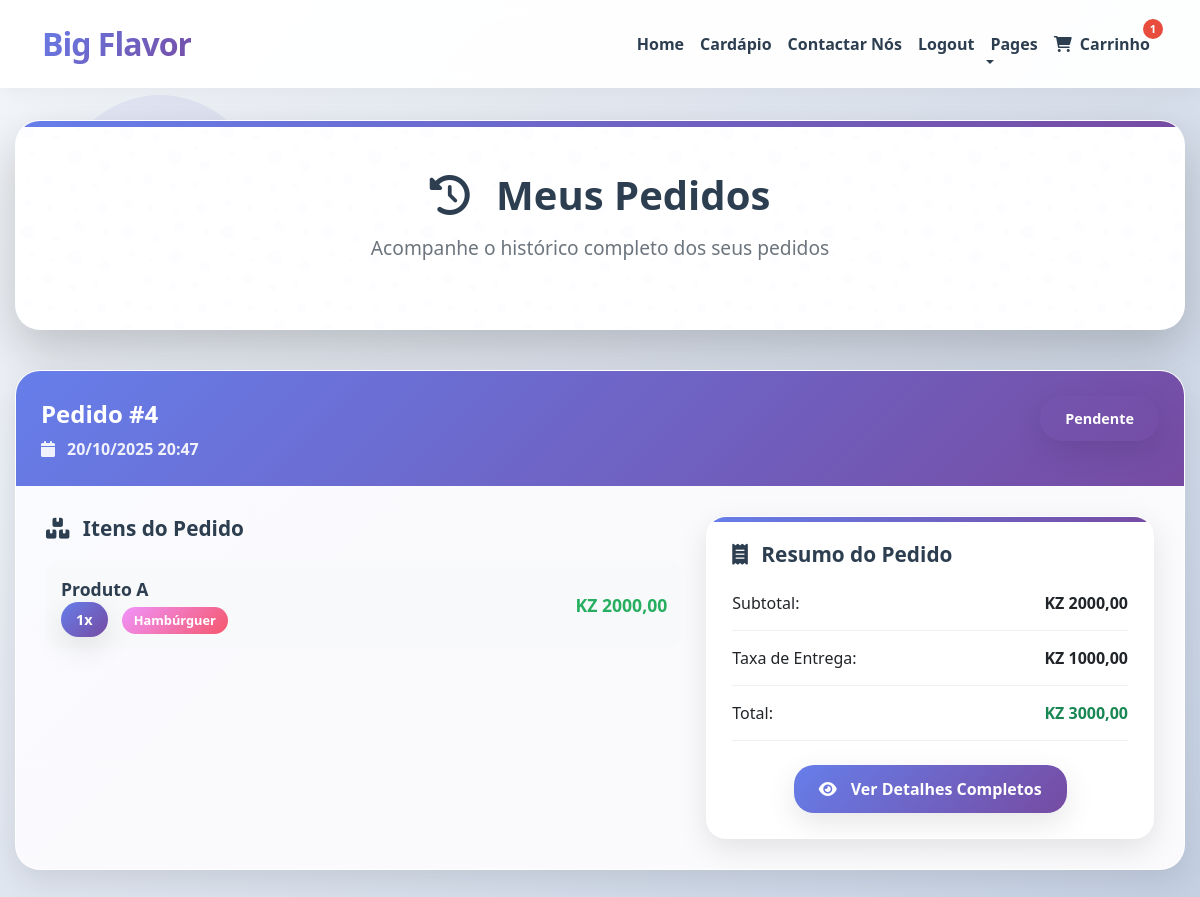
Page /carinho/pedidos/historico/ (signed in) on the earlier database version.
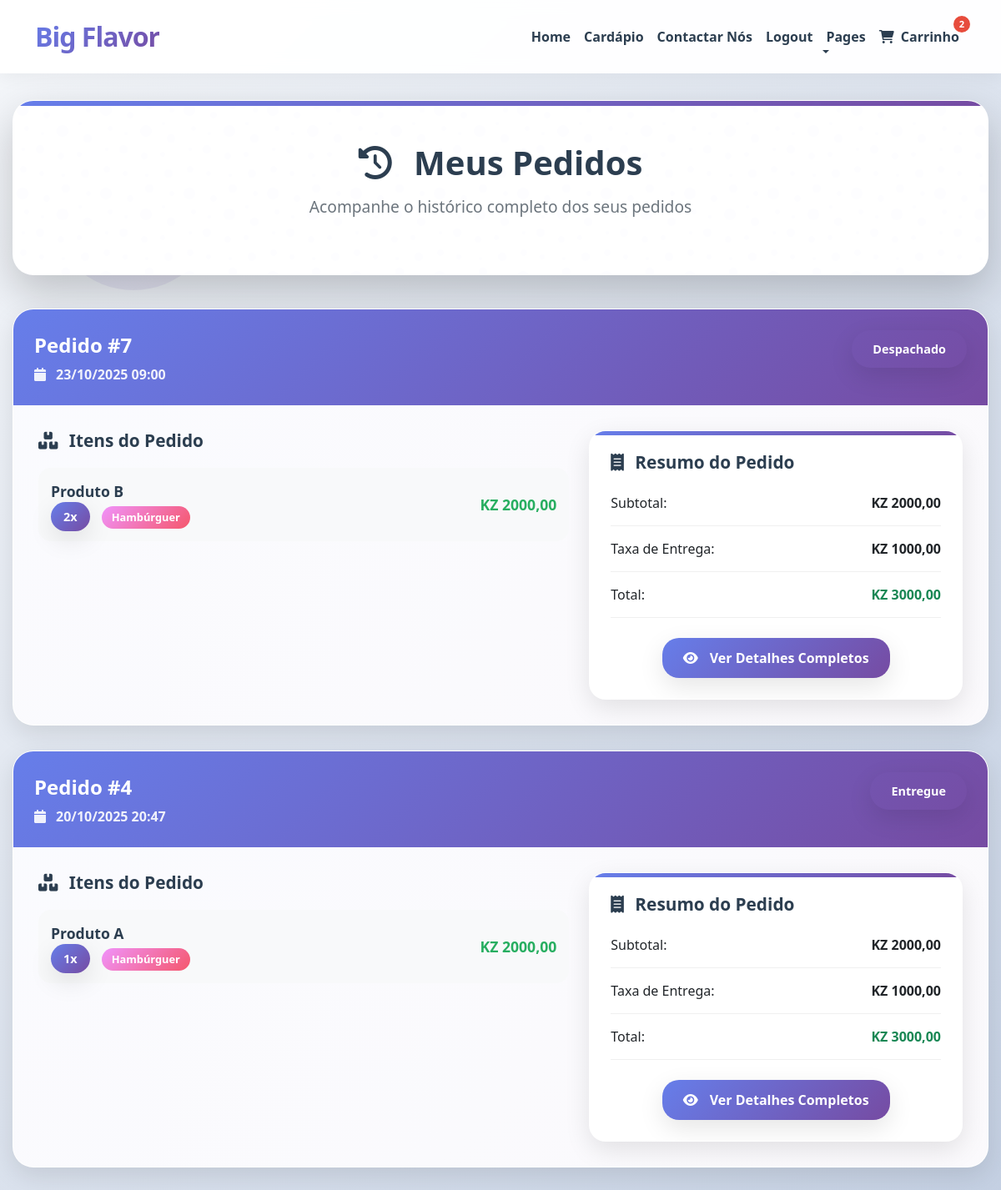
Same page on the later database version.
### carinho/models.py (models this page shows, shortened)
class Carrinho(models.Model):
    ESTADO_CHOICES = [
        ('aberto', 'Aberto'),
        ('fechado', 'Fechado'),
        ('cancelado', 'Cancelado'),
    ]
    usuario = models.ForeignKey(
        settings.AUTH_USER_MODEL,
        on_delete=models.CASCADE,
        verbose_name='Cliente'
    )
    data_criacao = models.DateTimeField(
        auto_now_add=True,
        verbose_name='Data de Criação'
    )
    data_atualizacao = models.DateTimeField(
        auto_now=True,
        verbose_name='Última Atualização'
    )
    estado = models.CharField(
        max_length=10,
        choices=ESTADO_CHOICES,
        default='aberto',
        verbose_name='Estado do Carrinho'
    )
    class Meta:
        verbose_name = 'Carrinho'
        verbose_name_plural = 'Carrinhos'
        ordering = ['-data_criacao']
        constraints = [
            models.UniqueConstraint(
                fields=['usuario', 'estado'],
                condition=models.Q(estado='aberto'),
                name='carrinho_aberto_unico_por_usuario'
            )
        ]
    @property
    def total_itens(self):
        return self.itens.aggregate(total=models.Sum('quantidade'))['total'] or 0
    @property
    def subtotal(self):
        return sum(item.subtotal for item in self.itens.all())
    @property
    def taxa_entrega(self):
        if self.subtotal >= Decimal('5000.00'):
            return Decimal('0.00')
        return Decimal('1000.00')
    @property
    def total(self):
        return self.subtotal + self.taxa_entrega

class PedidoEntrega(models.Model):
    ESTADO_PEDIDO_CHOICES = [
        ('pendente', 'Pendente'),
        ('confirmado', 'Confirmado'),
        ('preparacao', 'Em Preparação'),
        ('despachado', 'Despachado'),
        ('entregue', 'Entregue'),
        ('cancelado', 'Cancelado'),
    ]
    carrinho = models.OneToOneField(
        Carrinho,
        on_delete=models.CASCADE,
        related_name='pedido_entrega'
    )
    numero_pedido = models.CharField(
        max_length=20,
        unique=True,
        blank=True,
        null=True,
        verbose_name='Número do Pedido'
    )
    endereco_entrega = models.TextField(
        verbose_name='Endereço de Entrega'
    )
    observacoes = models.TextField(
        blank=True,
        verbose_name='Observações'
    )
    estado = models.CharField(
        max_length=15,
        choices=ESTADO_PEDIDO_CHOICES,
        default='pendente',
        verbose_name='Estado do Pedido'
    )
    data_solicitacao = models.DateTimeField(
        auto_now_add=True,
        verbose_name='Data de Solicitação'
    )
    data_atualizacao = models.DateTimeField(
        auto_now=True,
        verbose_name='Última Atualização'
    )
    notificado_admin = models.BooleanField(
        default=False,
        verbose_name='Admin Notificado'
    )
    class Meta:
        verbose_name = 'Pedido de Entrega'
        verbose_name_plural = 'Pedidos de Entrega'
        ordering = ['-data_solicitacao']

class ItemCarrinho(models.Model):
    carrinho = models.ForeignKey(
        Carrinho,
        on_delete=models.CASCADE,
        related_name='itens'
    )
    produto = models.ForeignKey(
        'menu.Produto',
        on_delete=models.CASCADE
    )
    quantidade = models.PositiveIntegerField(
        default=1,
        validators=[MinValueValidator(1)]
    )
    data_adicao = models.DateTimeField(
        auto_now_add=True
    )
    class Meta:
        verbose_name = 'Item do Carrinho'
        verbose_name_plural = 'Itens do Carrinho'
        ordering = ['-data_adicao']
        unique_together = ['carrinho', 'produto']
    @property
    def subtotal(self):
        return self.produto.preco * self.quantidade

### menu/models.py (models this page shows, shortened)
class Produto(models.Model):
    CATEGORIA_CHOICES = [
        ('hamburguer', 'Hambúrguer'),
        ('Lanches', 'Lanches'),
        ('Bebidas', 'Bebidas'),
    ]
    STATUS_CHOICES = [
        ('ativo', 'Ativo'),
        ('inativo', 'Inativo'),
        ('esgotado', 'Esgotado'),
    ]
    nome = models.CharField(
        max_length=200,
        verbose_name='Nome do Produto'
    )
    descricao = models.TextField(
        verbose_name='Descrição',
        blank=True
    )
    descricao_curta = models.CharField(
        max_length=300,
        verbose_name='Descrição Curta',
        blank=True
    )
    preco = models.DecimalField(
        max_digits=10,
        decimal_places=2,
        verbose_name='Preço',
        validators=[MinValueValidator(Decimal('0.01'))]
    )
    categoria = models.CharField(
        max_length=20,
        choices=CATEGORIA_CHOICES,
        verbose_name='Categoria'
    )
    imagem = models.ImageField(
        upload_to='produtos/',
        verbose_name='Imagem',
        blank=True,
        null=True,
        help_text='Formatos suportados: JPG, PNG, GIF'
    )
    ordem = models.PositiveIntegerField(
        default=0,
        verbose_name='Ordem de Exibição',
        help_text='Define a ordem de exibição dos produtos (menor número aparece primeiro)'
    )
    estoque = models.PositiveIntegerField(
        default=0,
        verbose_name='Quantidade em Estoque'
    )
    status = models.CharField(
        max_length=10,
        choices=STATUS_CHOICES,
        default='ativo',
        verbose_name='Status'
    )
    data_criacao = models.DateTimeField(
        auto_now_add=True,
        verbose_name='Data de Criação'
    )
    data_atualizacao = models.DateTimeField(
        auto_now=True,
        verbose_name='Última Atualização'
    )
    class Meta:
        verbose_name = 'Produto'
        verbose_name_plural = 'Produtos'
        ordering = ['ordem', 'nome']  # Ordena por ordem e depois por nome

### carinho/views.py (the view)
# urls.py: path('pedidos/historico/', views.historico_pedidos, name='historico_pedidos'),
@login_required
def historico_pedidos(request):
    pedidos = PedidoEntrega.objects.filter(
        carrinho__usuario=request.user
    ).order_by('-data_solicitacao')
    context = {
        'pedidos': pedidos,
    }
    return render(request, 'historico_pedidos.html', context)

### index/context_processors.py (called while the page is built, shortened)
def videos_context(request):
    video_principal = VideoHistoria.objects.filter(
        ativo=True,
        principal=True
    ).first()
    if not video_principal:
        video_principal = VideoHistoria.objects.filter(ativo=True).first()
    videos_galeria = VideoHistoria.objects.filter(
        ativo=True
    ).exclude(id=video_principal.id if video_principal else None).order_by('ordem_exibicao')[:6]
    return {
        'video_principal': video_principal,
        'videos_galeria': videos_galeria,
    }

def obter_produtos_recomendados(usuario):
    cache_key = f"produtos_recomendados_{usuario.id}"
    produtos_recomendados = cache.get(cache_key)
    if produtos_recomendados is None:
        produtos_recomendados = gerar_produtos_recomendados(usuario)
        cache.set(cache_key, produtos_recomendados, 60)
    return produtos_recomendados

def gerar_produtos_recomendados(usuario):
    try:
        produtos_disponiveis = Produto.objects.filter(estoque=True)
        if not produtos_disponiveis.exists():
            return []
    except Exception as e:
        print(f"Erro ao gerar recomendações: {e}")
        return list(Produto.objects.filter(estoque=True).order_by('?')[:3])

### carinho/templates/historico_pedidos.html (shortened to what the changed rows need)
<!DOCTYPE html>
{% load static %}
<html lang="pt-br">
<head>
    <link href="https://cdn.jsdelivr.net/npm/bootstrap@5.3.0/dist/css/bootstrap.min.css" rel="stylesheet">
    <link rel="stylesheet" href="https://cdnjs.cloudflare.com/ajax/libs/font-awesome/6.0.0/css/all.min.css">
    <link href="https://unpkg.com/aos@2.3.1/dist/aos.css" rel="stylesheet">
    <link href="{% static "css/hp.css" %}" rel="stylesheet">
</head>
<body>
    <nav class="navbar navbar-expand-lg navbar-light fixed-top">
        <div class="container">
            <div class="collapse navbar-collapse" id="navbarCollapse">
                <ul class="navbar-nav ms-auto mb-2 mb-lg-0">
                    {% if request.user.is_authenticated %}
                    <li class="nav-item position-relative">
                        <a href="{% url 'ver_carrinho' %}" class="nav-link">
                            <i class="fas fa-shopping-cart me-1"></i>
                            Carrinho
                            {% if user.is_authenticated %}
                                {% with user.carrinho_set.first as carrinho %}
                                    {% if carrinho and carrinho.total_itens > 0 %}
                                        <span class="badge-cart">
                                            {{ carrinho.total_itens }}
                                        </span>
                                    {% endif %}
                                {% endwith %}
                            {% endif %}
                        </a>
                    </li>
                    {% endif %}
                </ul>
            </div>
        </div>
    </nav>
    <div class="main-container">
        <div class="page-header" data-aos="fade-up">
            <h1 class="page-title">
                <i class="fas fa-history me-3"></i>
                Meus Pedidos
            </h1>
        </div>
        {% if pedidos %}
            <div class="orders-list">
                {% for pedido in pedidos %}
                <div class="order-card" data-aos="fade-up" data-aos-delay="{{ forloop.counter0|add:1 }}00">
                    <div class="order-card-header">
                        <div class="d-flex justify-content-between align-items-start flex-wrap">
                            <div>
                                <div class="order-id">Pedido #{{ pedido.id }}</div>
                                <div class="order-date">
                                    <i class="fas fa-calendar me-1"></i>
                                    {{ pedido.data_solicitacao|date:"d/m/Y H:i" }}
                                </div>
                            </div>
                            <span class="status-badge {{ pedido.get_badge_estado }}">
                                {{ pedido.get_estado_display }}
                            </span>
                        </div>
                    </div>
                    <div class="order-card-body">
                        <div class="row">
                            <div class="col-md-7">
                                <div class="items-section">
                                    <h6 class="section-title">
                                        <i class="fas fa-boxes me-2"></i>
                                        Itens do Pedido
                                    </h6>
                                    <div class="item-list">
                                        {% for item in pedido.carrinho.itens.all %}
                                        <div class="item-row">
                                            <div class="item-info">
                                                <div class="item-name">{{ item.produto.nome }}</div>
                                                <div>
                                                    <span class="item-quantity">{{ item.quantidade }}x</span>
                                                    <span class="item-category">{{ item.produto.get_categoria_display }}</span>
                                                </div>
                                            </div>
                                            <div class="item-price">KZ {{ item.subtotal|floatformat:2 }}</div>
                                        </div>
                                        {% endfor %}
                                    </div>
                                </div>
                            </div>
                            <div class="col-md-5">
                                <div class="order-summary">
                                    <h6 class="section-title mb-4">
                                        <i class="fas fa-receipt me-2"></i>
                                        Resumo do Pedido
                                    </h6>
                                    <div class="summary-row">
                                        <span>Subtotal:</span>
                                        <strong>KZ {{ pedido.carrinho.subtotal|floatformat:2 }}</strong>
                                    </div>
                                    <div class="summary-row">
                                        <span>Taxa de Entrega:</span>
                                        <strong>KZ {{ pedido.carrinho.taxa_entrega|floatformat:2 }}</strong>
                                    </div>
                                    <div class="summary-row">
                                        <span>Total:</span>
                                        <strong class="text-success">KZ {{ pedido.carrinho.total|floatformat:2 }}</strong>
                                    </div>
                                    <div class="text-center mt-4">
                                        <a href="{% url 'detalhes_pedido' pedido.id %}" class="btn-details">
                                            <i class="fas fa-eye me-1"></i>
                                            Ver Detalhes Completos
                                        </a>
                                    </div>
                                </div>
                            </div>
                        </div>
                    </div>
                </div>
                {% endfor %}
            </div>
        {% endif %}
    </div>
</body>
</html>

Differences in the rows shown:
no longer on this page (row unchanged): Carrinho: total_itens "1"
added Carrinho: total_itens "2"
added PedidoEntrega: id "7", data_solicitacao "23/10/2025 09:00", estado "Despachado", carrinho.subtotal "2000,00", carrinho.taxa_entrega "1000,00", carrinho.total "3000,00"
added ItemCarrinho: produto.nome "Produto B", quantidade "2", produto.categoria "Hambúrguer", subtotal "2000,00", shown under "7"
changed PedidoEntrega id 4: estado "Pendente" → "Entregue"
